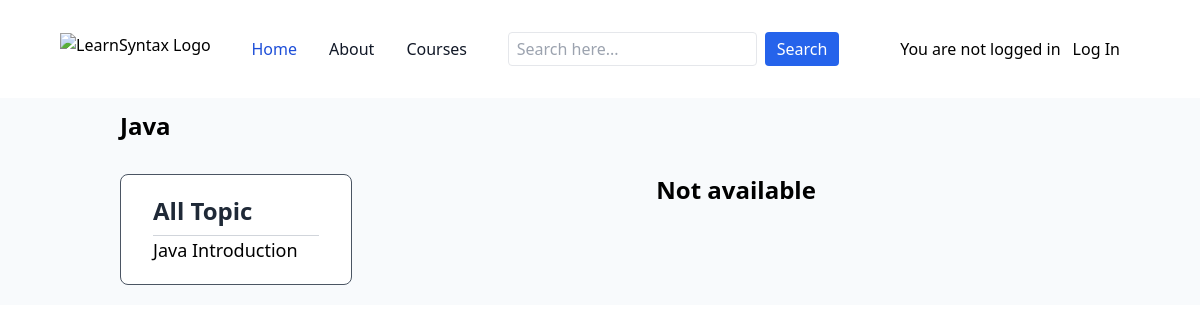
Page /content/java/4/java-introduction/1/ on the earlier database version.
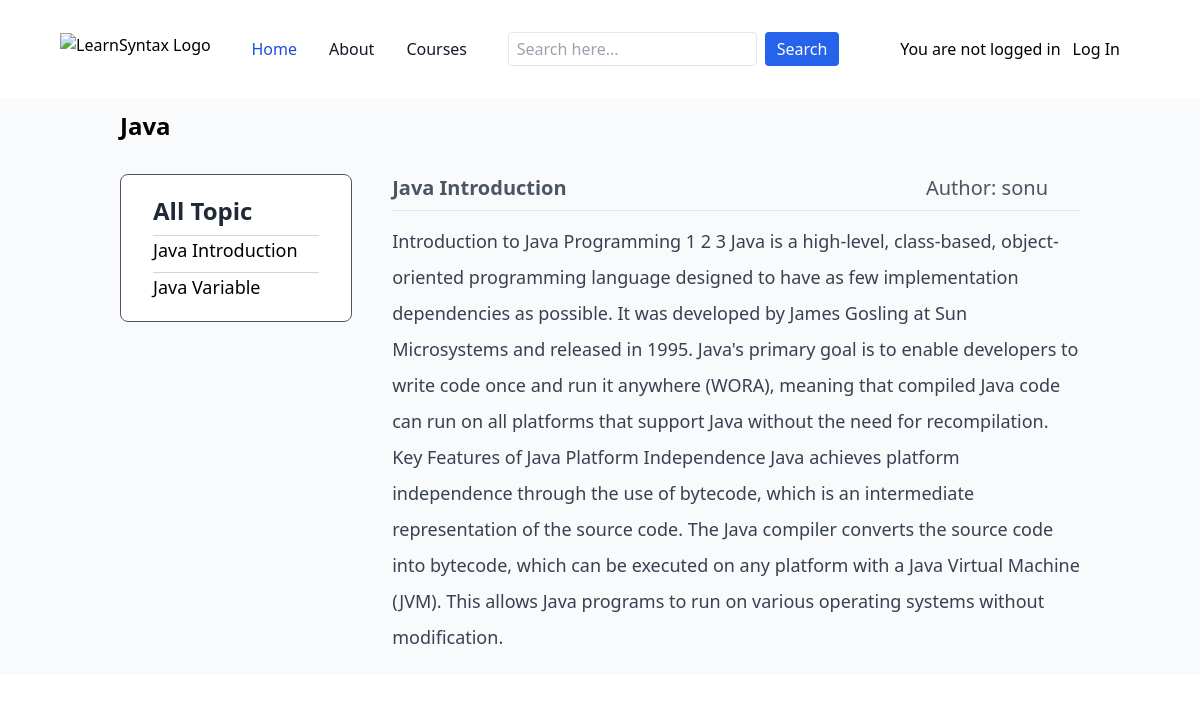
Same page on the later database version.
### tutorial/models.py (models this page shows, shortened)
class Topic(models.Model):
    course = models.ForeignKey(Course, on_delete=models.CASCADE, null=True, blank=True, related_name='topics')
    slug = models.SlugField(blank=True, null=True)
    topic_name = models.CharField(max_length=200)
    description = models.TextField()

class Content(models.Model):
    STATUS_CHOICES = (
        ('draft', 'Draft'),
        ('published', 'Published'),
    )
    course = models.ForeignKey(Course, on_delete=models.CASCADE, null=True, blank=True, related_name='contents')
    topic = models.ForeignKey(Topic, on_delete=models.CASCADE, null=True, blank=True, related_name='contents')
    title = models.CharField(max_length=200)
    slug = models.SlugField(blank=True, null=True)
    content = models.TextField()
    status = models.CharField(max_length=10, choices=STATUS_CHOICES, default='draft')
    author = models.ForeignKey(User, on_delete=models.CASCADE, null=True, blank=True)

class User(AbstractUser):
    ROLE_CHOICES = (
        ('teacher', 'Teacher'),
        ('student', 'Student'),
    )
    role = models.CharField(max_length=20, choices=ROLE_CHOICES, default='student')

### tutorial/views.py (the view)
# urls.py: path("content/<str:course_slug>/<int:course_id>/<str:topic_slug>/<int:topic_id>/", content, name="contentdetails"),
def content(request, course_slug, course_id, topic_slug, topic_id):
    course = Course.objects.get(id=course_id)
    topics = Topic.objects.filter(course=course_id)
    contents = Content.objects.filter(topic=topic_id,status="published")
    return render(request, 'public/content.html', { "courses":course, "topics":topics, "contents" :contents})

### tutorial/templates/public/content.html
{% extends 'public/base.html' %}
{% block content %}
<div class="flex w-full flex-col  px-[10%] bg-slate-50">
    <a href="{% url 'homepage' %}" class="text-2xl font-bold mt-3">{{ courses.name }}</a>
    <div class="w-full flex gap-10 py-5 mt-3">
        <div class="w-3/12 flex flex-col self-start bg-white border border-gray-600 rounded-lg divide-y divide-gray-300 gap-2 px-8 py-5">
            <h1 class="text-2xl font-semibold text-gray-800">All Topic</h1>
            {% for topic in topics %}
            <a href="{% url 'contentdetails' courses.slug courses.id topic.slug topic.id %}"
                class="text-lg font-normal hover:text-blue-500">{{ topic.topic_name }}</a>
            {% empty %}
            <p class="text-gray-600 text-center w-full">No courses topic available</p>
            {% endfor %}
        </div>
        <div class="w-9/12">
            {% for content in contents %}
            <div class="flex flex-1 justify-between">
                <h1 class="text-xl font-bold text-gray-600 "> {{content.title}} </h1>
                <p class="text-xl font-normal text-gray-600 pr-8  ">Author: {{content.author}}</p>
            </div>
            <hr class="mt-2 ">
            <p class="mt-3 text-lg font-normal text-gray-700 leading-loose">{{content.content|safe}}</p>
            {% empty %}
            <h1 class="text-2xl font-bold text-center items-center">Not available</h1>
            {% endfor %}
        </div>
    </div>
</div>
{% endblock content %}

Differences in the rows shown:
added Topic: topic_name "Java Variable"
added Content: title "Java Introduction", author "sonu", content "Introduction to Java Programming 1 2 3 Java is a high-level, class-based, object-oriented programming language designed to have as few implementation dependencies as possible. It was developed by James Gosling at Sun Microsystems and released in 1995. Java's primary goal is to enable developers to write code once and run it anywhere (WORA), meaning that compiled Java code can run on all platforms that support Java without the need for recompilation. Key Features of Java Platform Independence Java achieves platform independence through the use of bytecode, which is an intermediate representation of the source code. The Java compiler converts the source code into bytecode, which can be…"
Other differences:
text no longer shown: "Not available"
